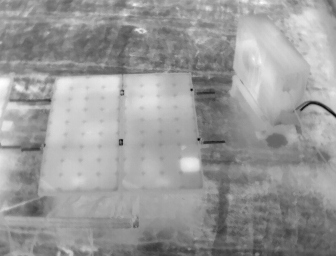
#> input picture 22-12-06/img/DJI_0035.jpg, 336 x 256 px, found by its file name
$ python process.py
#> lines starting #> are read from the running program, lines starting #| are printed output that depends on the picture; long printed decimals are rounded
"""Processing opencv2 python script"""
# Si prende un'immagine, se ne ricava una ROI, si creerà un'istogramma per vedere l'intensità di pixel ed andare poi ad eseguire un thresholding binario ed eseguire un algoritmo di clusterizzazione
import cv2 as cv
from sklearn.cluster import KMeans
import numpy as np
import matplotlib.pyplot as plt #ricorda sempre il pyplot

def main():
    """Entry point for out application"""
    PATH_IMG="22-12-06\\img\\"
    FILE_NAME="DJI_0035.jpg"
    img_defect_0 = cv.imread(f"{PATH_IMG}{FILE_NAME}")
#> img_defect_0 is the input picture: shape (256, 336, 3); min 0, max 255, mean 154
    print(img_defect_0.shape, img_defect_0.dtype)
#| (256, 336, 3) uint8
    channel_of_interest = img_defect_0[:,:,0] # estrae con gli operatori di broadcast ":" tutte le righe (primo :), tutte le colonne (secondo :) del canale numero 1 con indice 0
    roi_img = channel_of_interest[80:192, 50:205] #creo una roi manuale andando a leggere i valori dei pixel con il plot # attenzione al sistema di riferimento per non far confusione con i valori x ed y dei punti presi sotto
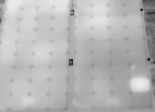
#> roi_img: shape (112, 155); min 0, max 238, mean 183
    #point 1 - x=50, y=80
    #point 2 - x=205, y=192
    plt.imshow(channel_of_interest, cmap="gray") #con il cmap la visualizzo correttamente e non palettizzata con un false colouring
    plt.show()

    #Creare istogramma
    bins_value = np.zeros((256), dtype=np.uint32) #np.uint8 non va bene perche memorizza valori da 0 a 255 e non va bene perche se sforo la soglia di 255 sto commettendo un errore di troncamento, quindi il dominio va esteso al minimo ad un valore pari al prodotto tra numero di righe e di colonne, considerando il caso monopicco di immagini o tutte nere o tutte bianche
    (rows,cols) = roi_img.shape
#> rows = 112; cols = 155
    for i in range(rows):
        for j in range(cols):
            value = roi_img[i,j]
            bins_value[value]+=1
#> after the loop, bins_value = 256 values, max 329 at index 200, min 0 at index 1, mean 67.81
    sum_value=np.sum(bins_value)
#> sum_value = 17360
    print(f"pixel totali: {rows*cols}\n\n somma hist: {sum_value}") #check per la correttezza delle frequenze dell'istogramma
#| pixel totali: 17360
#|  somma hist: 17360
    plt.stairs(bins_value) #mostrato in classe
    plt.show()
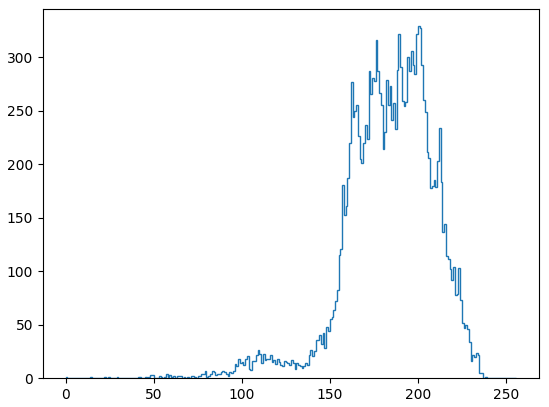
#> figure drawn by matplotlib, 1 panel

    #! Dalla doc di opencv con il metodo opencv+matplotlib
    plt.hist(roi_img.ravel(),256,(0,256))
    plt.xlim([0,256])
    plt.show()
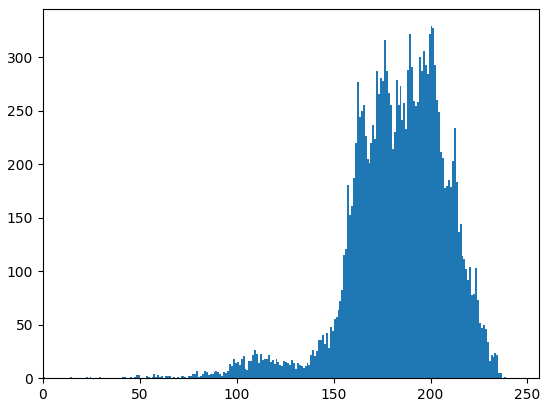
#> figure drawn by matplotlib, 1 panel; tallest bar 329 high, from x = 200 to 201

    #clustering con l'algoritmo k-means
    """
    Dato che non ci interessa l'ordine dei pixel, occorer tradurre una matrice in un vettore e poi anche l'opposto.
    Questo perche l'algoritmo si applica ad una serie di misurazioni e non ad una singola: occorre tradurre la matrice di immagine in un vettore di temperature, per poi andare a clusterizzare i valori di temperatura, per poi andare a ritrasformare il vettore clusterizzato in immagine.
    L'algoreitmo richiede come parametro importante il numero di cluster e poi si esegue il fit; nel nostro caso si hanno n misurazioni monodimensionali.
    Il fatto di aver fatto un fit a monte permette di essere riutilizzato con molte predict sulla base di un solo training iniziale, quindi i dati si usano a monte per addestrare, per poi andare ad essere usati a valle per l'analisi con le prediction
    """
    # si usa il reshape per andare a trasformare una matrice in un vettore:
    temperatures_vector=np.reshape(roi_img, (rows*cols,1)) # se avessi messo (rows, cols) non sarebbe cambiato nulla
#> temperatures_vector = 17360 values, max 238 at index 322, min 0 at index 9293, mean 183
    print(temperatures_vector.shape) #ritorna una shape di 17k righe e 1 sola colonna, quindi sio ha un vettore
#| (17360, 1)
    my_model=KMeans(n_clusters=3).fit(temperatures_vector)
    # il metodo fit per essere usato ha bisogno del costruttore, quindi va costruita dando n cluster, che di default sono 8, fittando il vettore di temp
    # ritornando un oggetto KMeans, quindi occorre costruire l'oggetto (my_model)
    #! aggiungi la parte di predict che il prof fa vedere sulla debug console (fatta velocemente e non spiegata bene)
    #! vedi anche se vuoi https://www.datacamp.com/courses/unsupervised-learning-in-python per fare l'unsupervised machine data learning che, in quanto studenti univpm, non si paga, a mezzo di github student pack
    # con il predict si fa una predizione sul cluster di appartenenza
    clustered_img=np.reshape(my_model.labels_, (rows, cols)) # type: ignore #occorre passare la tupla di righe e colonne di px per riottenere una immagine non lineare
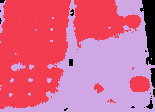
#> clustered_img: shape (112, 155) int32; 3 distinct labels, from 0 to 2; one colour per label, 0 black
    print(my_model.cluster_centers_)    #stampo i centroidi di ogni cluster, ossia il valore della intensita' luminosa del pixel centrale del cluster
#| [[110.283]
#|  [202.362]
#|  [169.299]]
    plt.imshow(clustered_img)
    # il reshape ha natura conservativa difatti si ottiene una immagine colorata con colorazione relativa ai cluster
    plt.show()
    print(type(my_model.labels_)) #controllo che il tipo delle labels richiamate come metodo del my_model: qui da un ValueError perche si aspetta un array 2D, quindi correggo con ",1" in vector
#| <class 'numpy.ndarray'>
    # restituisce come min e max nelle labels digitando "my_model.labels_" nella debug console tutti 0 ed 1 per via dei soli 2 clusters, aumentando a 3 si ottiene come max 2, quindi adeso clusterizzo l'immagine
    th_value = 200
    for i in range(th_value, 255, 5):
        plt.imshow(roi_img > i, cmap="gray") # type: ignore #andando a sogliare con un operatore maggiore di, allora si sta eseguendo una binarizzazione manuale, ossia un thresholding statico
        plt.show()
#> this loop made 11 passes
#> pass 1, in main, `plt.show()`:
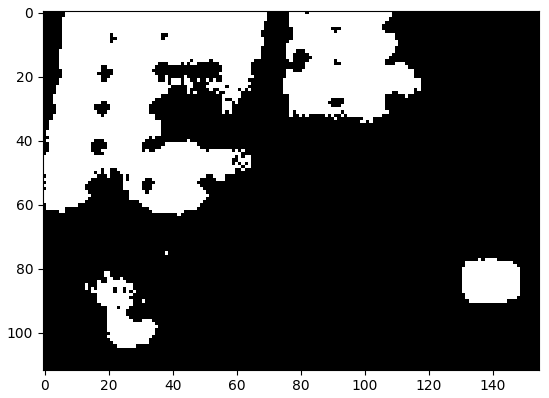
#> figure drawn by matplotlib, 1 panel
#> pass 2, in main, `plt.show()`:
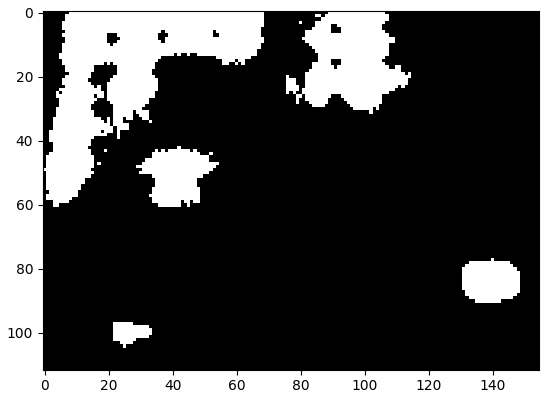
#> figure drawn by matplotlib, 1 panel
        # quando arrivo ad immagini completamente nere, allora nessun pixel è a quel valore di intensità
    # creare istogramma di valori presenti nell'immagine, ricordando che all'asse x ho valori di intensità 0... 255, mentre alle y ho l'occorrenza o frequenza o numero di pixel ad una data intensità
"""
Sistema di riferimento delle immagini top left, che sembra una grayscale, ma che in realtà è salvata come BGR: attenzione perché se viene convertita con l'apposito flag
allora rischia di essere alterata, quindi si può escludere una coppia di canali e considerarne uno solo, in modo da risparmiarci un serie di complicazioni data dalla conversione
OT: Per quanto riguarda il versioning di un qualcosa in ambito IT, si usa lo x.y.z versioning, dove la x indica la major release, la y le major changes ed infine la z indica le minor e le bug fixes, a volte si ha una quarta cifra "t" che indica delle modifiche ancora più fini
"""
main()

$ run again, with 22-12-06/img/DJI_0656.jpg copied over 22-12-06/img/DJI_0035.jpg
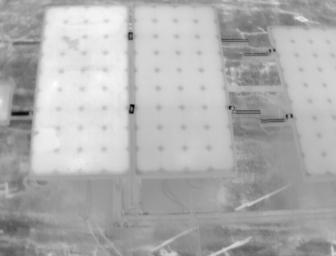
#> input picture 22-12-06/img/DJI_0656.jpg, 336 x 256 px, found by its file name
#> in main, img_defect_0 is the input picture: shape (256, 336, 3); min 2, max 255, mean 175.2
#| (256, 336, 3) uint8
#> in main, `roi_img = channel_of_interest[80:192, 50:205]`:
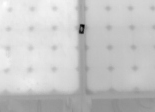
#> roi_img: shape (112, 155); min 2, max 255, mean 198.9
#> after the loop in main, `for i in range(rows):`: bins_value = 256 values, max 494 at index 197, min 0 at index 0, mean 67.81
#> sum_value = 17360
#| pixel totali: 17360
#|  somma hist: 17360
#> temperatures_vector = 17360 values, max 255 at index 469, min 2 at index 3957, mean 198.9
#| (17360, 1)
#> clustered_img: shape (112, 155) int32; 3 distinct labels, from 0 to 2
#| [[226.285]
#|  [156.778]
#|  [196.923]]
#| <class 'numpy.ndarray'>
#> the loop in main, `for i in range(th_value, 255, 5):` made 11 passes
#> pass 2, in main, `plt.show()`:
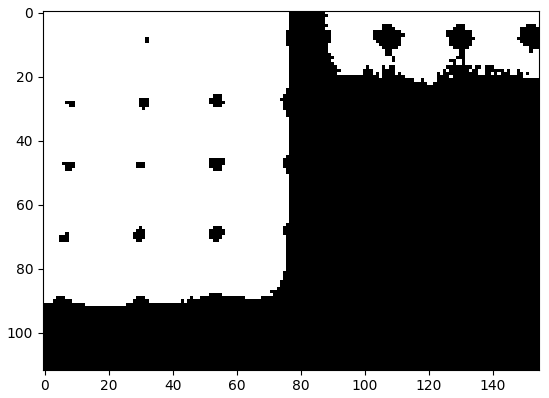
#> figure drawn by matplotlib, 1 panel

$ run again, with 22-12-06/img/DJI_0804.jpg copied over 22-12-06/img/DJI_0035.jpg
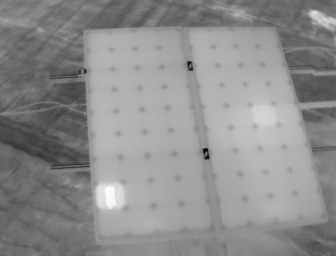
#> input picture 22-12-06/img/DJI_0804.jpg, 336 x 256 px, found by its file name
#> in main, img_defect_0 is the input picture: shape (256, 336, 3); min 0, max 255, mean 141.2
#| (256, 336, 3) uint8
#> in main, `roi_img = channel_of_interest[80:192, 50:205]`:
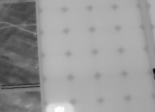
#> roi_img: shape (112, 155); min 5, max 254, mean 151.9
#> after the loop in main, `for i in range(rows):`: bins_value = 256 values, max 1100 at index 174, min 0 at index 0, mean 67.81
#> sum_value = 17360
#| pixel totali: 17360
#|  somma hist: 17360
#> temperatures_vector = 17360 values, max 254 at index 16952, min 5 at index 11159, mean 151.9
#| (17360, 1)
#> clustered_img: shape (112, 155) int32; 3 distinct labels, from 0 to 2
#| [[171.127]
#|  [116.531]
#|  [ 83.218]]
#| <class 'numpy.ndarray'>
#> the loop in main, `for i in range(th_value, 255, 5):` made 11 passes
#> pass 1, in main, `plt.show()`:
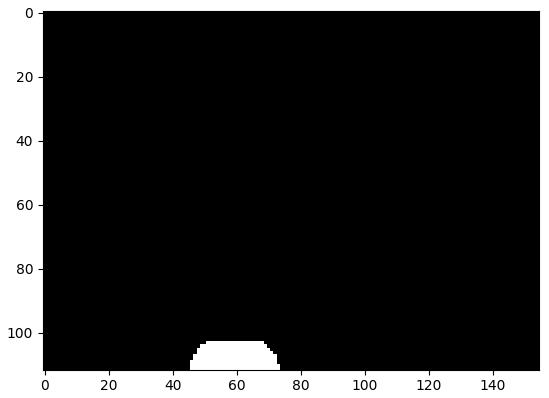
#> figure drawn by matplotlib, 1 panel
